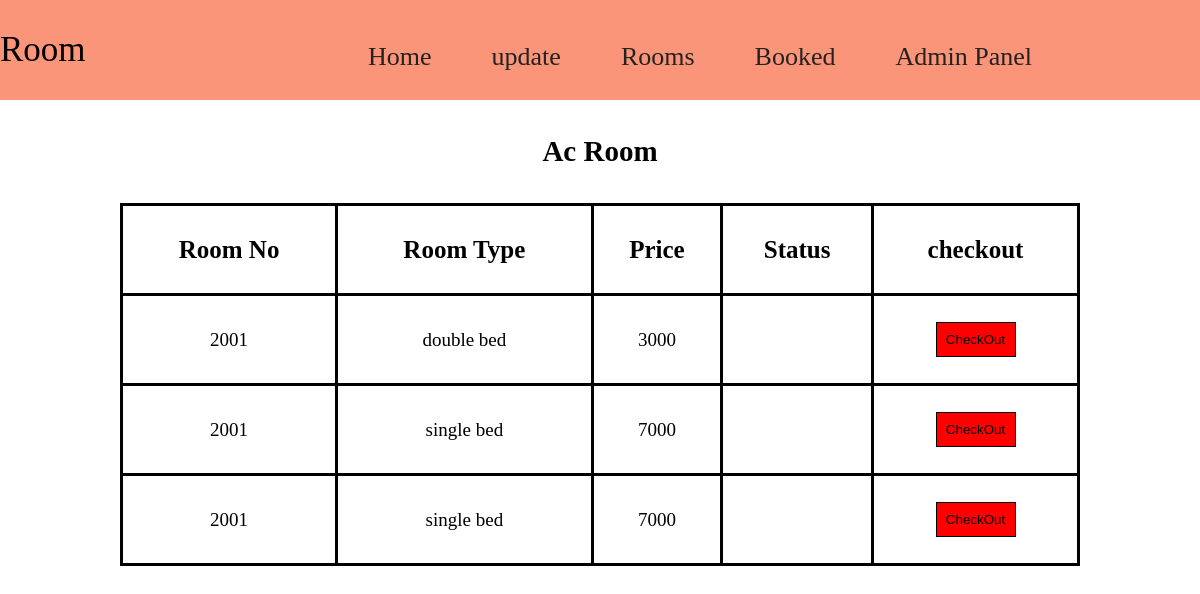
Page /admin/acdata.php on the earlier database version.
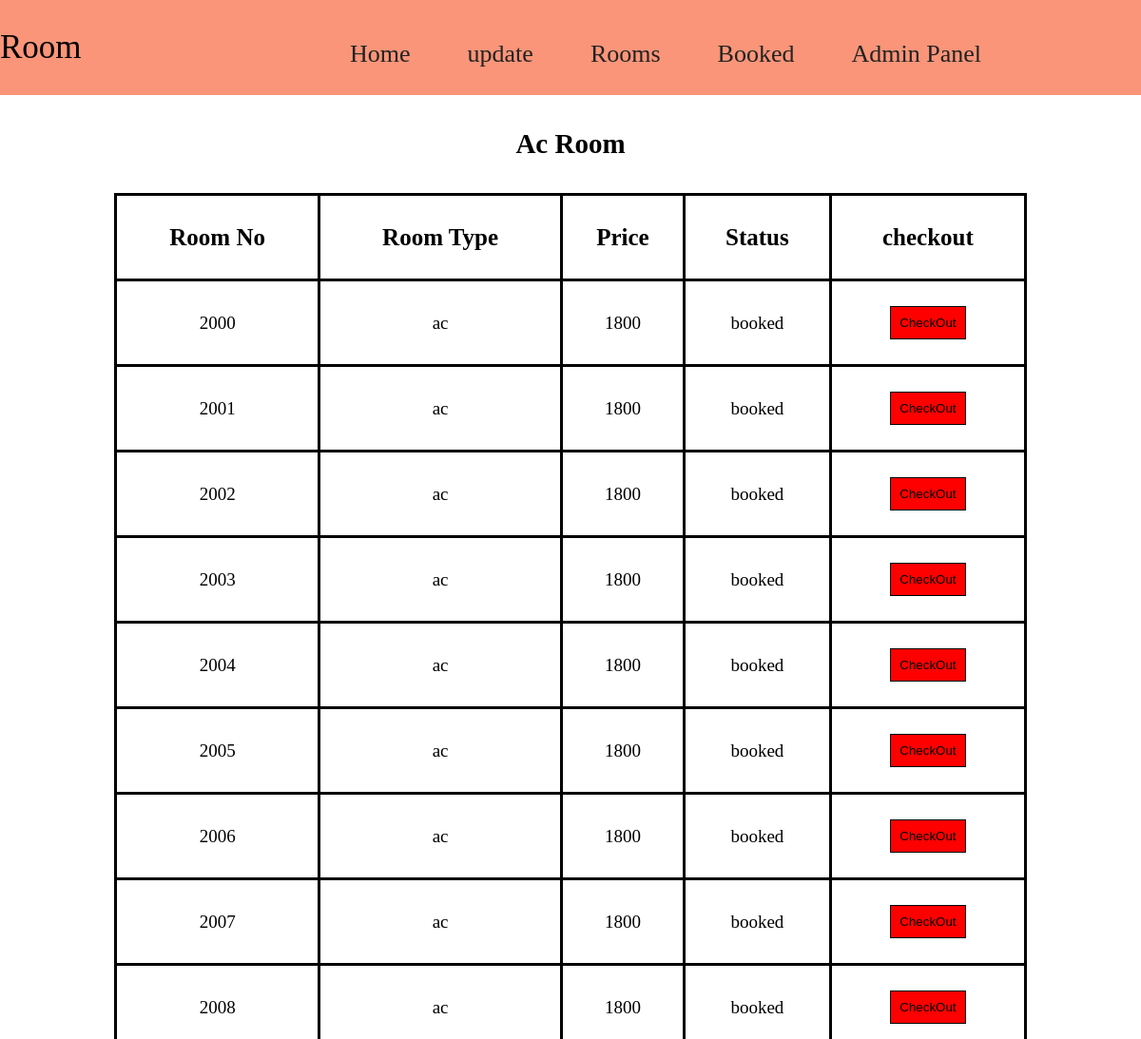
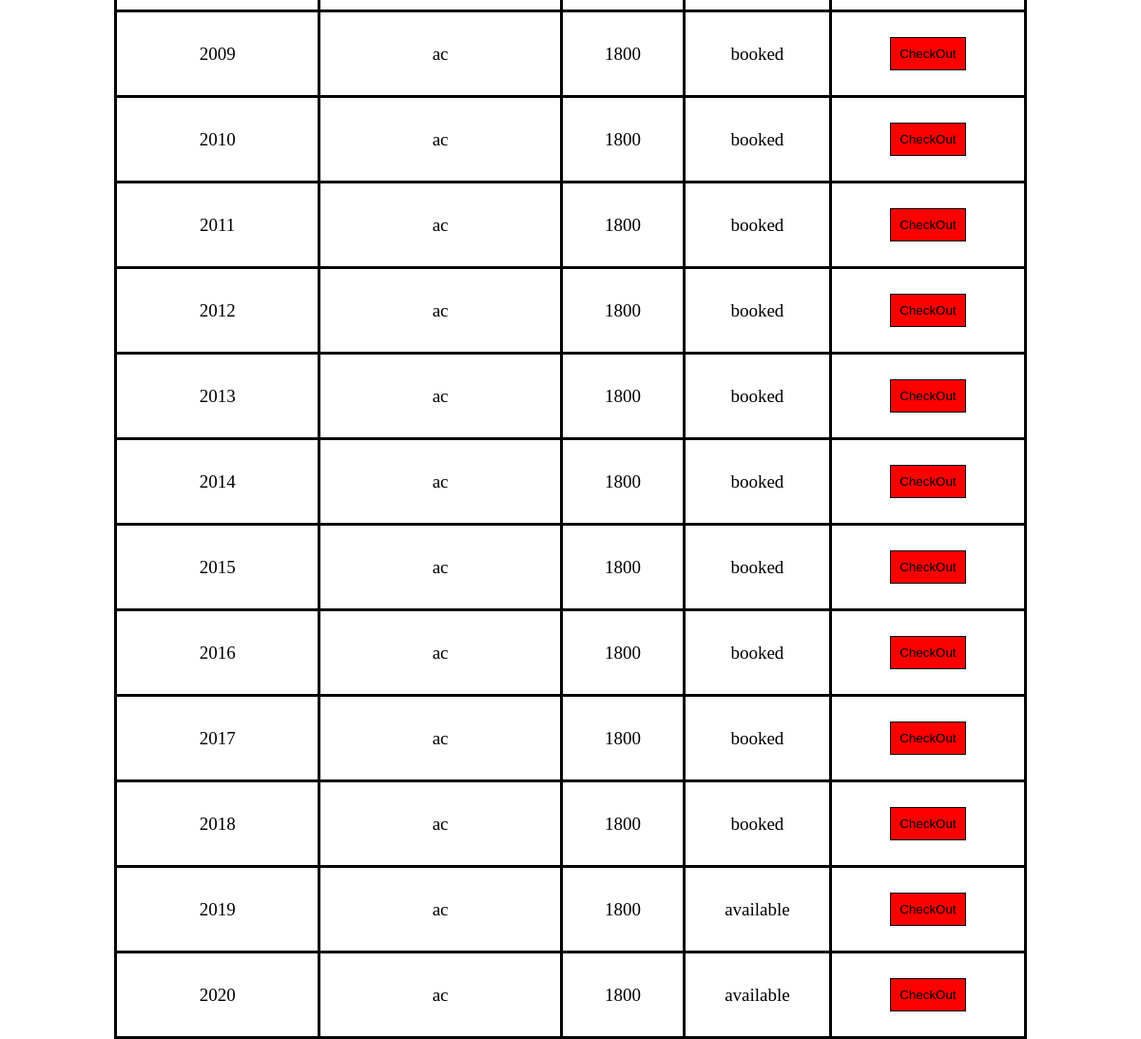
Same page on the later database version (2 pictures, top to bottom).
### tables this page shows
CREATE TABLE `ac_room` (
  `ac_id` int(100) NOT NULL,
  `room_no` varchar(10) NOT NULL,
  `room_type` varchar(50) NOT NULL,
  `price` int(50) NOT NULL,
  `status` varchar(50) NOT NULL
);

### admin/acdata.php (the view, shortened to what this page needs)
<?php include('../connection.php')?>
<!DOCTYPE html>
<html lang="en">
<head>
</head>
<body>
<nav class="navbar">
    <div class="left-nav">
            <p>Room</p>
        </div>
        <div class="right-nav mt-4">
            <ul>
                <li class="item"><a href="aroom.php">Home</a></li>
         <div class="paste-button"> <li class="item">update </li>
   </div>
                <div class="paste-button"> <li class="item">Rooms</li>
   </div>
                 <li class="item"><a href="roomstatus.php">Booked</a></li>
                 <li class="item"><a href="../admin.php">Admin Panel</a></li>
          </ul>
        </div>
    </nav>
    <section>
      <h1 id="detail-head">Ac Room</h1>
      <div class="detail-table">
        <table>
          <thead>
            <tr>
            <th scope="col">Room No</th>
            <th scope="col">Room Type</th>
            <th scope="col">Price</th>
            <th scope="col">Status</th>
            <th scope="col">checkout</th>
</tr>
          </thead>
          <tbody>
            <?php
            $query="SELECT * FROM ac_room";
            $result=mysqli_query($con,$query);
            while($data=mysqli_fetch_assoc($result))
            {
              ?>
              <tr>
                <td><?php echo $data['room_no']; ?></td>
                <td><?php echo $data['room_type']; ?></td>
                <td><?php echo $data['price']; ?></td>
                <td><?php echo $data['status']; ?></td>
                <td>
                  <a href="co.php"><button value="CheckOut" id="checkout-btn">CheckOut</button></a>
                </td>
              </tr>
              <?php
            }
            ?>
          </tbody>
        </table>
      </div>
    </section>
</body>
</html>

### admin/acdata.php (style rules this page uses)
* { padding: 0; margin: 0; box-sizing: border-box; }
.navbar { width: 100%; position: sticky; height: 100px; background-color: #fa9579; display: flex; align-items: center; justify-content: center; top: 0; }
.left-nav { width: 20%; }
.left-nav p { font-family: 'Baloo 2', cursive; font-size: 35px; }
.right-nav { width: 100%; margin-top: 13px; }
.right-nav ul { display: flex; justify-content: center; }
.right-nav ul li { list-style: none; margin: 30px; }
.right-nav ul li a { text-decoration: none; color: #222; font-family: 'Baloo 2', cursive; font-size: 26px; font-weight: 400; position: relative; }
.right-nav ul .paste-button li { text-decoration: none; color: #222; font-family: 'Baloo 2', cursive; font-size: 26px; font-weight: 400; position: relative; }
.paste-button { position: relative; display: inline-block; font-family: 'Segoe UI', Tahoma, Geneva, Verdana, sans-serif; }
#detail-head { text-align: center; font-size: 29px; margin: 35px; }
.detail-table { width: 100%; }
.detail-table table { width: 80%; margin: auto; }
.detail-table table th { font-size: 25px; }
.detail-table table tr { height: 90px; }
.detail-table table tr td { text-align: center; font-size: 19px; }
#checkout-btn { width: 80px; height: 35px; border: black solid 1px; background-color: red; color: Black; }
table, th, td { border: 3px solid black; border-collapse: collapse; padding: 5px; }

Differences in the rows shown:
removed ac_room: room_no "2001", room_type "double bed", price "3000"
removed ac_room: room_no "2001", room_type "single bed", price "7000"
removed ac_room: room_no "2001", room_type "single bed", price "7000"
added ac_room: room_no "2000", room_type "ac", price "1800", status "booked"
added ac_room: room_no "2001", room_type "ac", price "1800", status "booked"
added ac_room: room_no "2002", room_type "ac", price "1800", status "booked"
added ac_room: room_no "2003", room_type "ac", price "1800", status "booked"
added ac_room: room_no "2004", room_type "ac", price "1800", status "booked"
added ac_room: room_no "2005", room_type "ac", price "1800", status "booked"
added ac_room: room_no "2006", room_type "ac", price "1800", status "booked"
added ac_room: room_no "2007", room_type "ac", price "1800", status "booked"
added ac_room: room_no "2008", room_type "ac", price "1800", status "booked"
added ac_room: room_no "2009", room_type "ac", price "1800", status "booked"
added ac_room: room_no "2010", room_type "ac", price "1800", status "booked"
added ac_room: room_no "2011", room_type "ac", price "1800", status "booked"
added ac_room: room_no "2012", room_type "ac", price "1800", status "booked"
added ac_room: room_no "2013", room_type "ac", price "1800", status "booked"
added ac_room: room_no "2014", room_type "ac", price "1800", status "booked"
added ac_room: room_no "2015", room_type "ac", price "1800", status "booked"
added ac_room: room_no "2016", room_type "ac", price "1800", status "booked"
added ac_room: room_no "2017", room_type "ac", price "1800", status "booked"
added ac_room: room_no "2018", room_type "ac", price "1800", status "booked"
added ac_room: room_no "2019", room_type "ac", price "1800", status "available"
added ac_room: room_no "2020", room_type "ac", price "1800", status "available"
